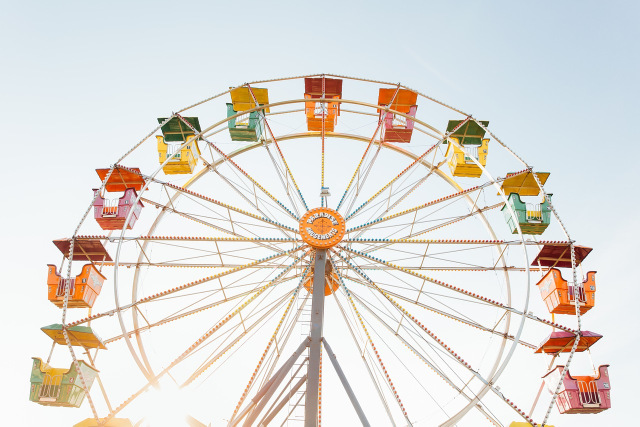
#> input picture img/ferris-wheel.jpg, 1280 x 853 px (shown at 1/2 size)
$ python 17.pyrDown.py
#> lines starting #> are read from the running program, lines starting #| are printed output that depends on the picture
import cv2

src = cv2.imread("../img/ferris-wheel.jpg")
#> src is the input picture: shape (853, 1280, 3); mean B, G, R 215.5, 220.3, 223.4
dst = src.copy()


for i in range(3):
    dst = cv2.pyrDown(dst)
#> this loop made 3 passes
#> pass 1, `dst = cv2.pyrDown(dst)`:
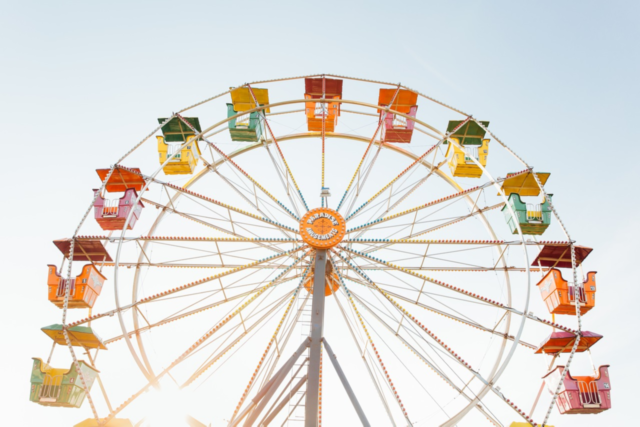
#> dst: shape (427, 640, 3); mean B, G, R 215.5, 220.3, 223.4
#> pass 2, `dst = cv2.pyrDown(dst)`:
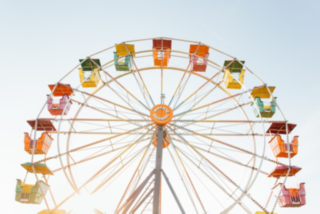
#> dst: shape (214, 320, 3); mean B, G, R 215.6, 220.3, 223.5
#> pass 3, `dst = cv2.pyrDown(dst)`:
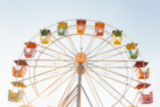
#> dst: shape (107, 160, 3); mean B, G, R 215.6, 220.3, 223.4

dst1 = dst.copy()
for i in range(3):
    dst1 = cv2.pyrUp(dst1)
#> this loop made 3 passes
#> pass 1, `dst1 = cv2.pyrUp(dst1)`:
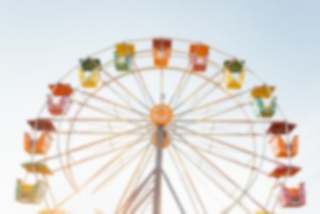
#> dst1: shape (214, 320, 3); mean B, G, R 215.6, 220.4, 223.5

cv2.imshow("src", src)
cv2.imshow("dst", dst)
cv2.imshow("dst1", dst1)
cv2.waitKey(0)
cv2.destroyAllWindows()

$ run again, with img/book.jpg copied over img/ferris-wheel.jpg
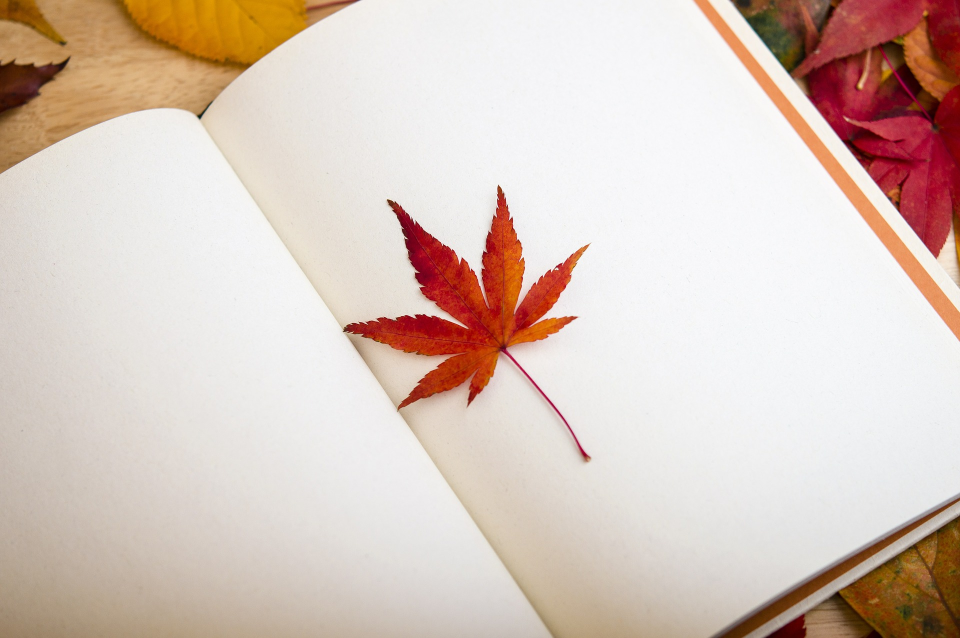
#> input picture img/book.jpg, 1920 x 1276 px (shown at 1/2 size)
#> src is the input picture: shape (1276, 1920, 3); mean B, G, R 190.1, 199.8, 217.4
#> the loop `for i in range(3):` made 3 passes
#> pass 1, `dst = cv2.pyrDown(dst)`:
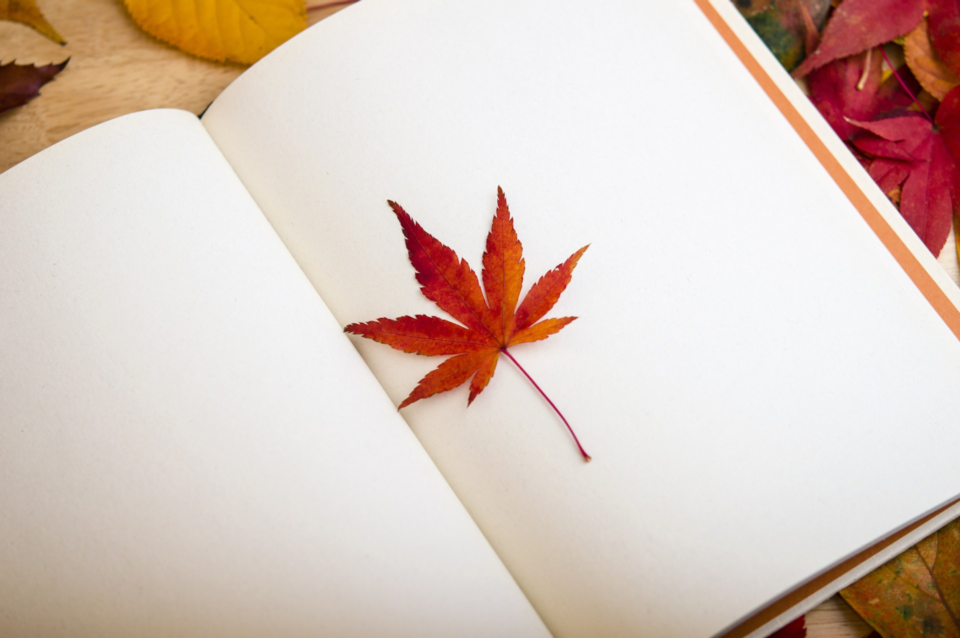
#> dst: shape (638, 960, 3); mean B, G, R 190.1, 199.8, 217.4
#> the loop `for i in range(3):` made 3 passes
#> pass 1, `dst1 = cv2.pyrUp(dst1)`:
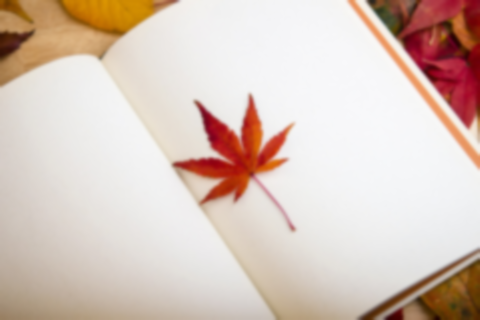
#> dst1: shape (320, 480, 3); mean B, G, R 190, 199.7, 217.4

$ run again, with img/building.jpg copied over img/ferris-wheel.jpg
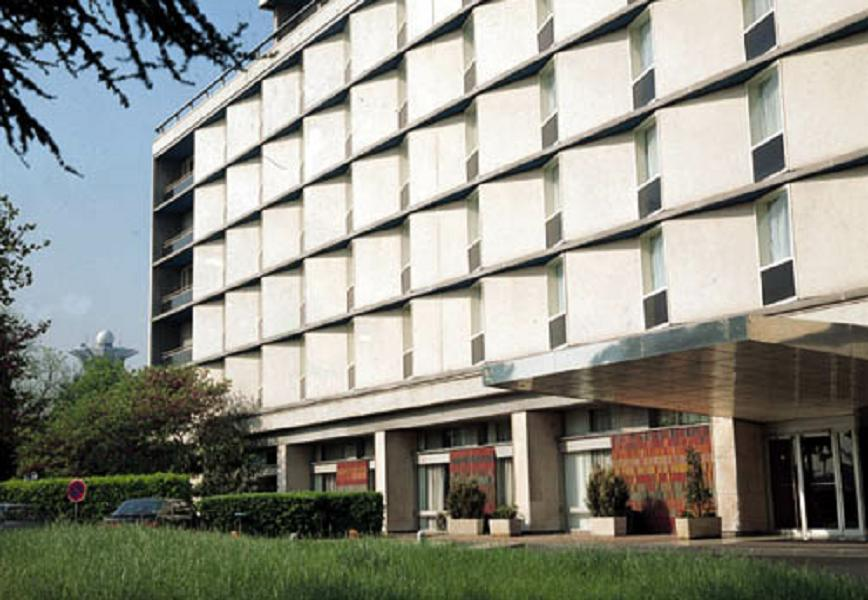
#> input picture img/building.jpg, 868 x 600 px
#> src is the input picture: shape (600, 868, 3); mean B, G, R 133.7, 143.6, 142.9
#> the loop `for i in range(3):` made 3 passes
#> pass 1, `dst = cv2.pyrDown(dst)`:
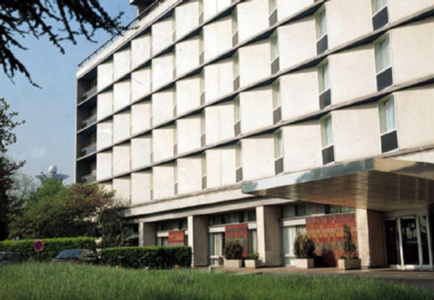
#> dst: shape (300, 434, 3); mean B, G, R 133.8, 143.6, 143
#> the loop `for i in range(3):` made 3 passes
#> pass 3, `dst1 = cv2.pyrUp(dst1)`:
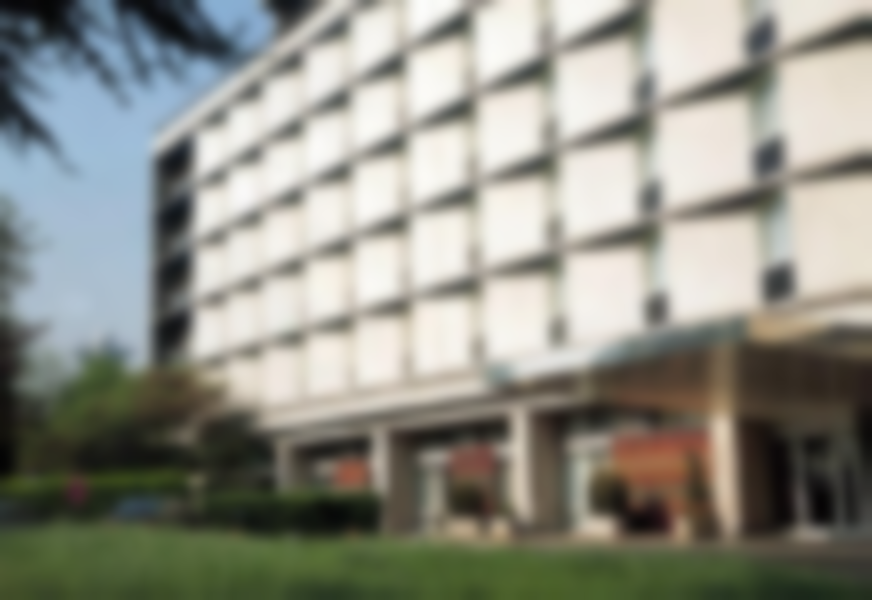
#> dst1: shape (600, 872, 3); mean B, G, R 133.9, 143.7, 143.1
